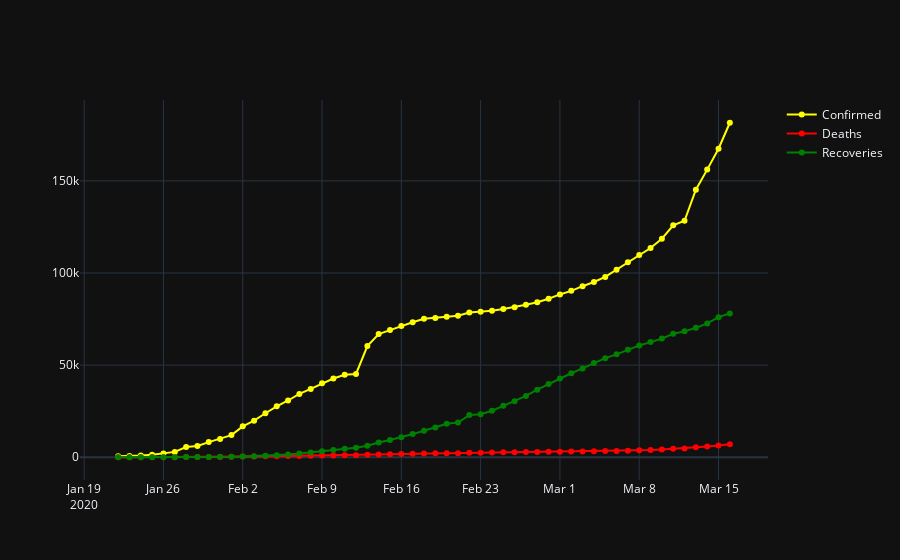

Notebook cell for this chart:
### Code cell
plot_aggregate_metrics(world_df).show()
